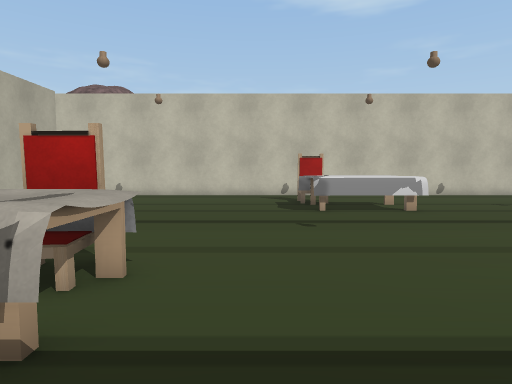
View 1 (above)

17 first-person views from a walk through a scene from a Unity 3-D project. The camera is 1.5 m above the floor, tilts 4° down and sees 75° across. The floor is counted in squares, 1 m on a side. Each view is taken from the middle of a square. On the plan, view 1 faces up. The plan holds only what a view shows up to about 15 squares ahead; the rest is blank. The place goes on beyond the plan. Some animated figures are left out. Some surface patterns are stand-ins.

View 2
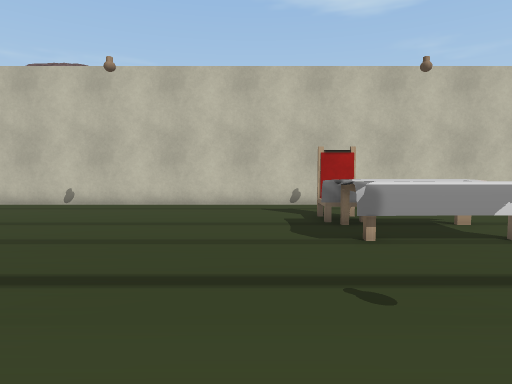

View 3
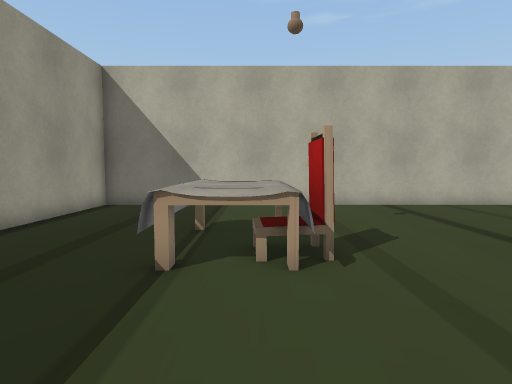

View 4
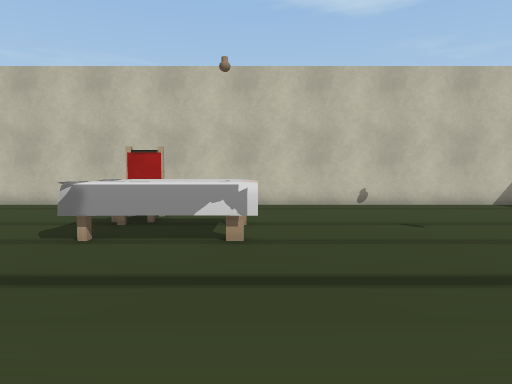

View 5
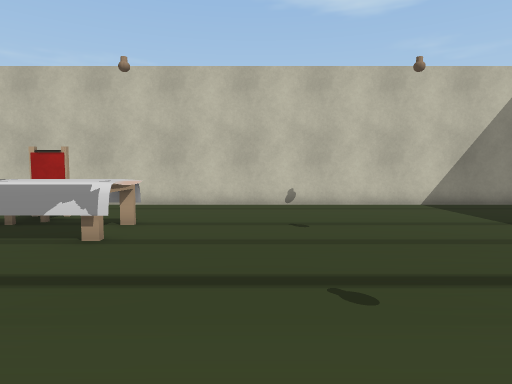

View 6
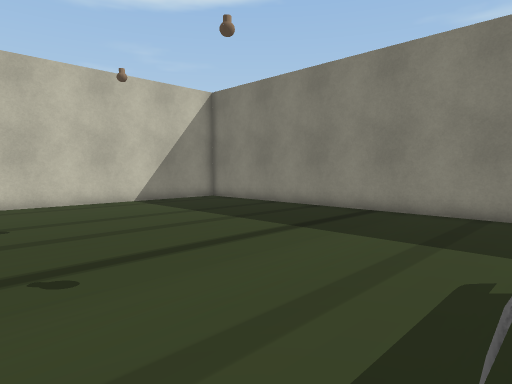

View 7
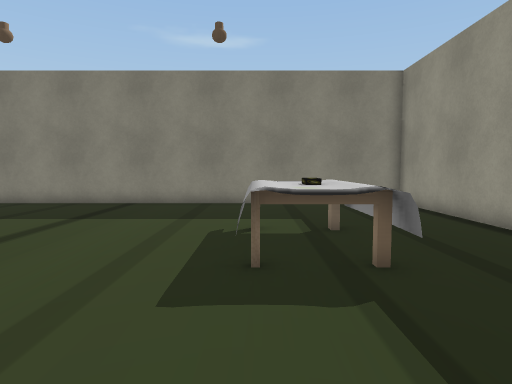

View 8
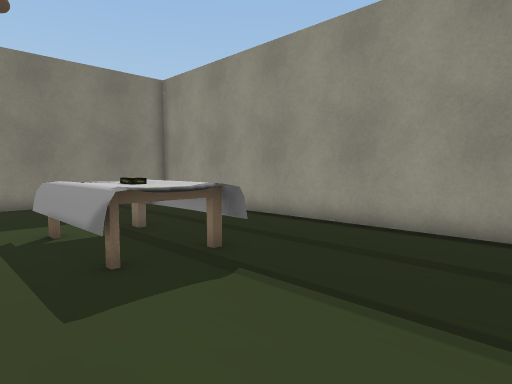

View 9
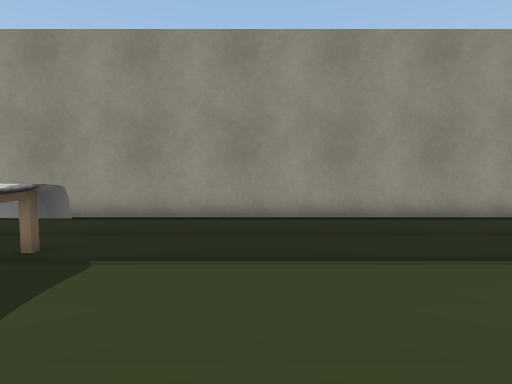

View 10
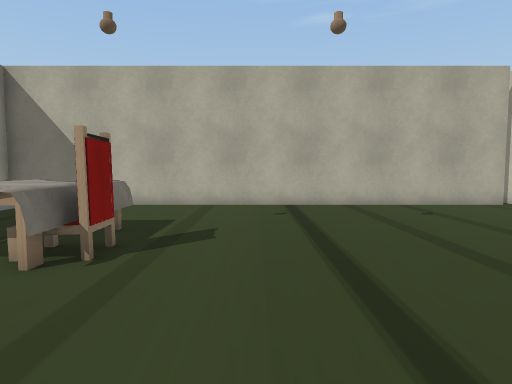

View 11
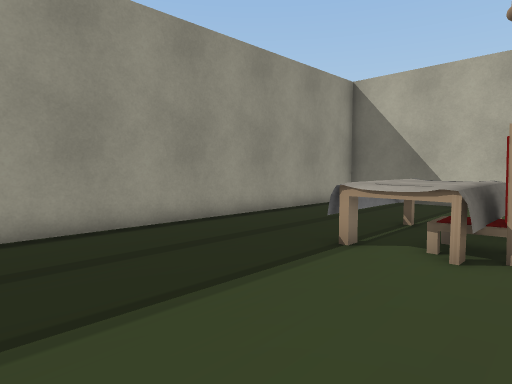

View 12
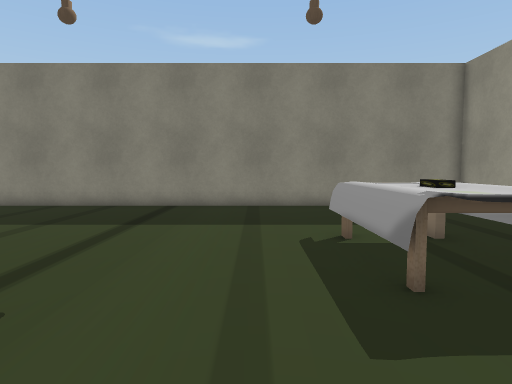

View 13
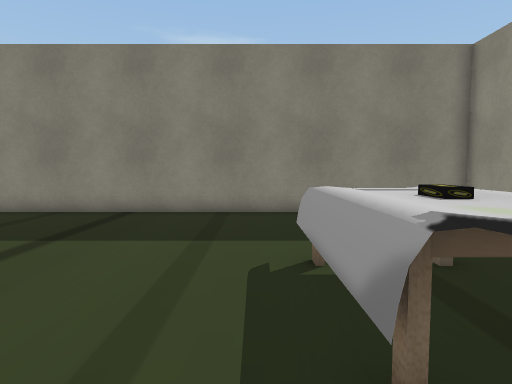

View 14
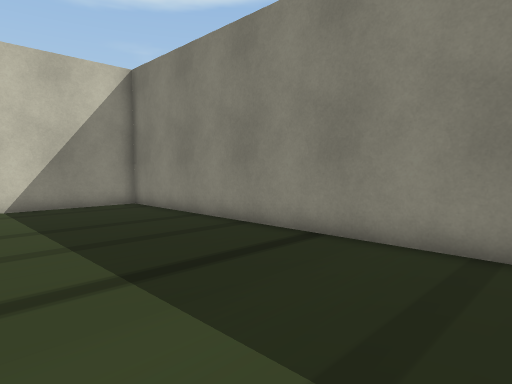

View 15
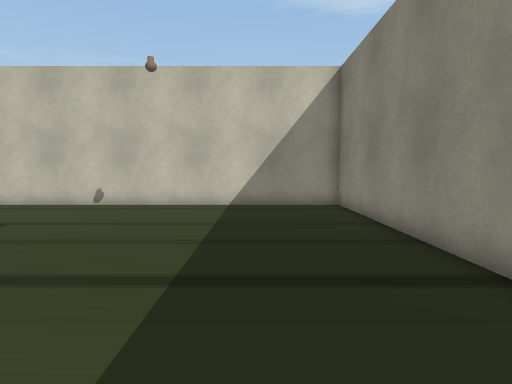

View 16
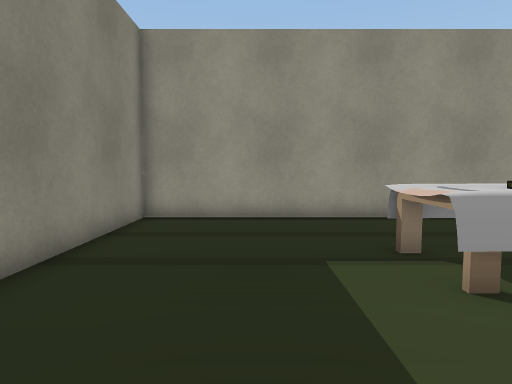

View 17
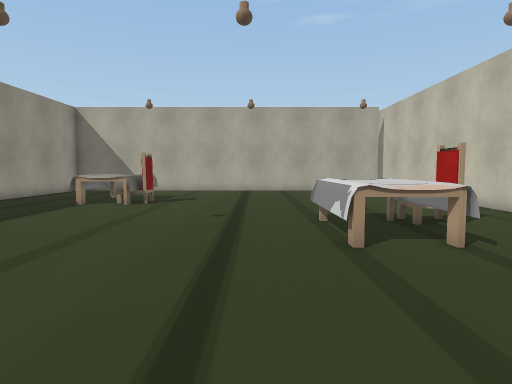

### Floor plan
Points are (right, up) in squares from view 1. A wall is a line through its corners. A room is listed if a view was taken in it or the views show most of it. See-through windows are left out.
Room 1 (views 1, 2, 3, 4, 5, 6, 7, 8, 9, 10, 11, 12, 13, 14, 15, 16, 17)
walls: (2.3, 13.4) (2.3, 14); (5.7, 14) (5.7, 12.4); (10.6, 4.2) (14.7, 4.2); (12.5, 2.6) (12.5, 3) (13.1, 3); (-5.6, 4.8) (-1.5, 4.8); (-10.8, 18.4) (-10.8, -2.3) (20.5, -2.3) (20.5, 18.9) (-11.6, 18.9)
low walls: (5.9, 13.8) (5.4, 13.8)
ways out: gap at (-11, 18)
objects: other object (-6, 3) to (-5, 4); other object (-3, 5); other object (-2, 3) to (-2, 4); other object (2, 12) to (6, 13); other object (2, 15) to (3, 15); other object (11, 2) to (14, 3)

Where each view was taken, in squares from view 1:
view 1: 0 up, 0 right, facing up
view 2: 5 up, 0 right, facing up
view 3: 4 up, 3 right, facing left
view 4: 5 up, 6 right, facing up
view 5: 5 up, 9 right, facing up
view 6: 4 up, 9 right, facing up-right
view 7: 4 up, 6 right, facing right
view 8: 6 up, 6 right, facing down-right
view 9: 8 up, 7 right, facing down
view 10: 8 up, 3 right, facing left
view 11: 6 up, 4 right, facing down-left
view 12: 6 up, 7 right, facing right
view 13: 5 up, 9 right, facing right
view 14: 5 up, 14 right, facing up-right
view 15: 5 up, 17 right, facing up
view 16: 8 up, 17 right, facing down
view 17: 10 up, 12 right, facing left
